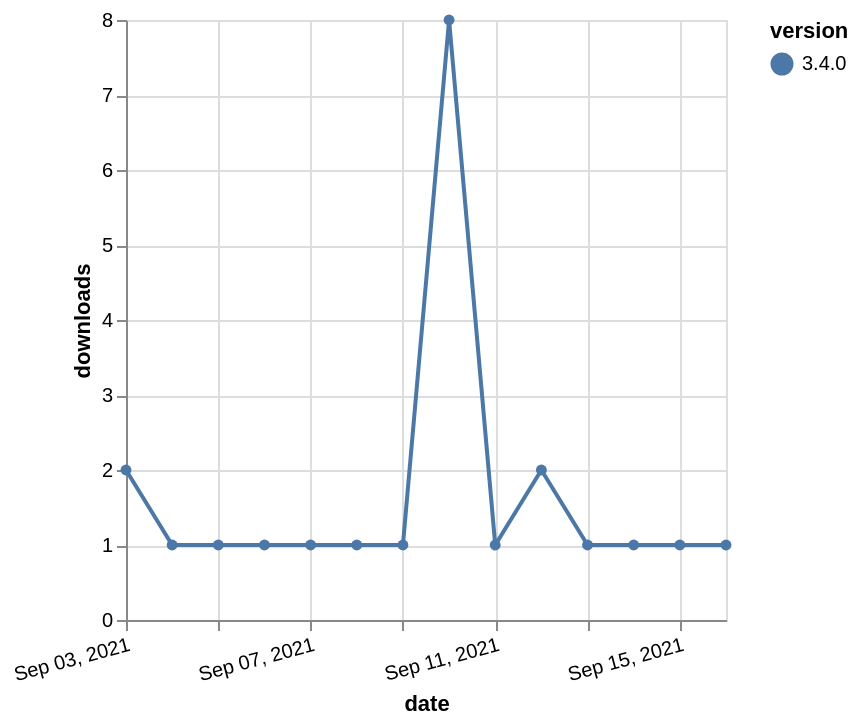

Write the Vega-Lite specification saved for this chart.
### Vega-Lite specification from a JSON file in a GitHub repository (floating-point values rounded to 4 significant figures)
{"$schema": "https://vega.github.io/schema/vega-lite/v5.json", "description": "A simple bar chart with embedded data.", "data": {"values": [{"date": "2021-09-03", "total": 503, "delta": 2, "version": "3.4.0"}, {"date": "2021-09-04", "total": 504, "delta": 1, "version": "3.4.0"}, {"date": "2021-09-05", "total": 505, "delta": 1, "version": "3.4.0"}, {"date": "2021-09-06", "total": 506, "delta": 1, "version": "3.4.0"}, {"date": "2021-09-07", "total": 507, "delta": 1, "version": "3.4.0"}, {"date": "2021-09-08", "total": 508, "delta": 1, "version": "3.4.0"}, {"date": "2021-09-09", "total": 509, "delta": 1, "version": "3.4.0"}, {"date": "2021-09-10", "total": 517, "delta": 8, "version": "3.4.0"}, {"date": "2021-09-11", "total": 518, "delta": 1, "version": "3.4.0"}, {"date": "2021-09-12", "total": 520, "delta": 2, "version": "3.4.0"}, {"date": "2021-09-13", "total": 521, "delta": 1, "version": "3.4.0"}, {"date": "2021-09-14", "total": 522, "delta": 1, "version": "3.4.0"}, {"date": "2021-09-15", "total": 523, "delta": 1, "version": "3.4.0"}, {"date": "2021-09-16", "total": 524, "delta": 1, "version": "3.4.0"}]}, "width": "container", "mark": {"type": "line", "point": {"filled": true}}, "encoding": {"x": {"field": "date", "type": "temporal", "timeUnit": "yearmonthdate", "title": "date", "axis": {"labelAngle": -15}}, "y": {"field": "delta", "type": "quantitative", "title": "downloads"}, "color": {"field": "version", "type": "nominal"}, "tooltip": {"field": "delta"}}}
